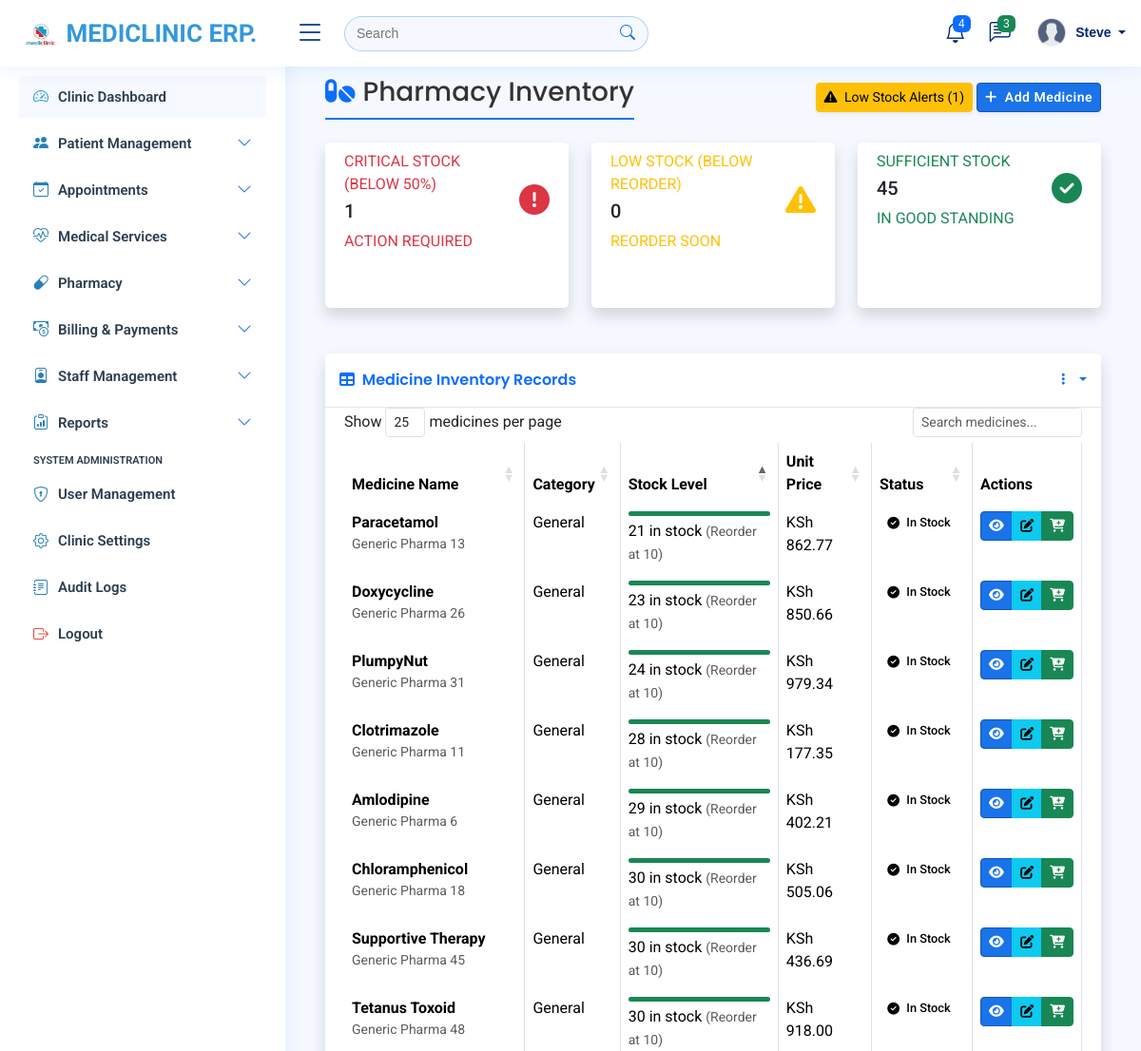
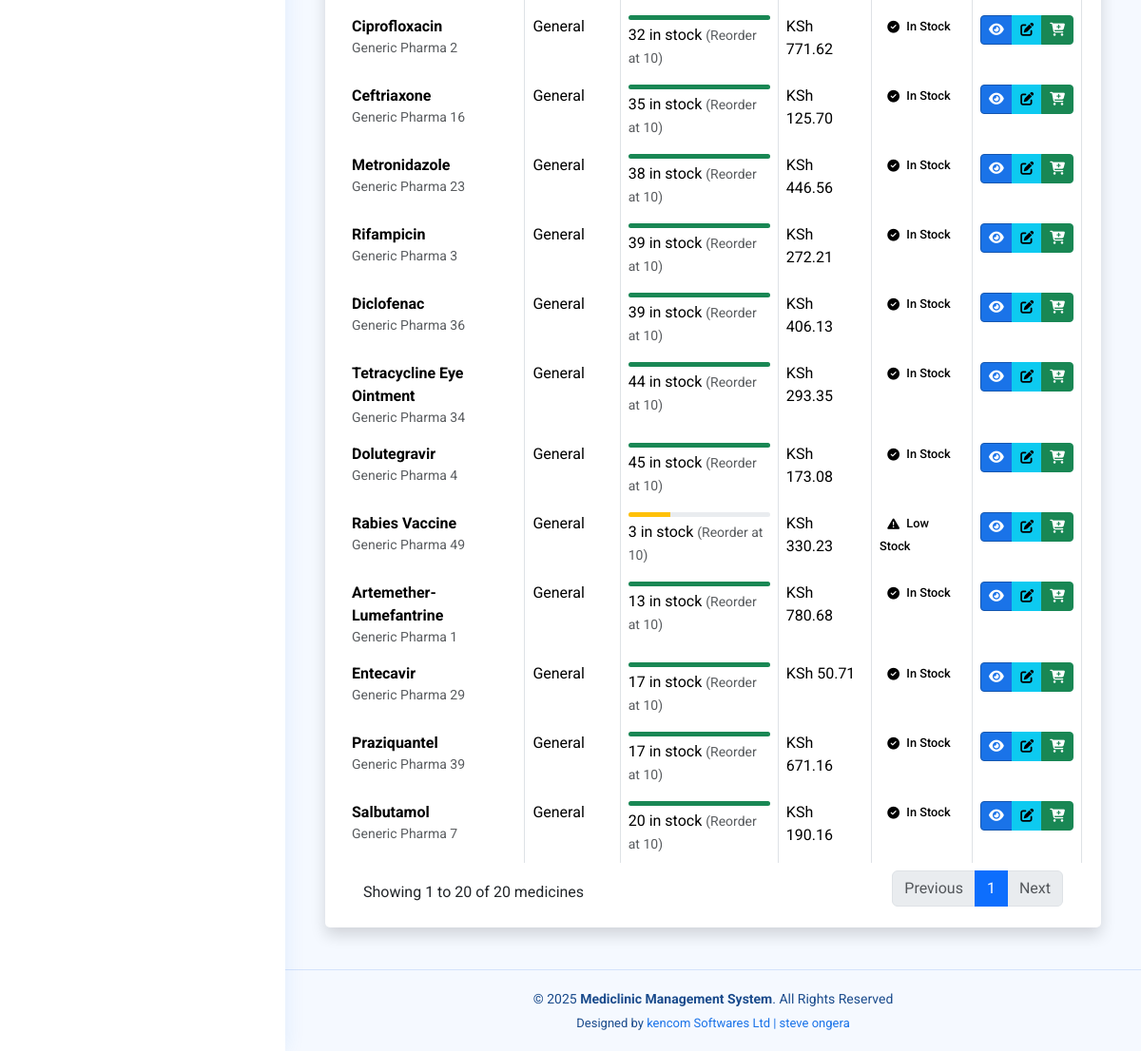
Page /medicines/ (signed in) on the earlier database version (2 pictures, top to bottom).
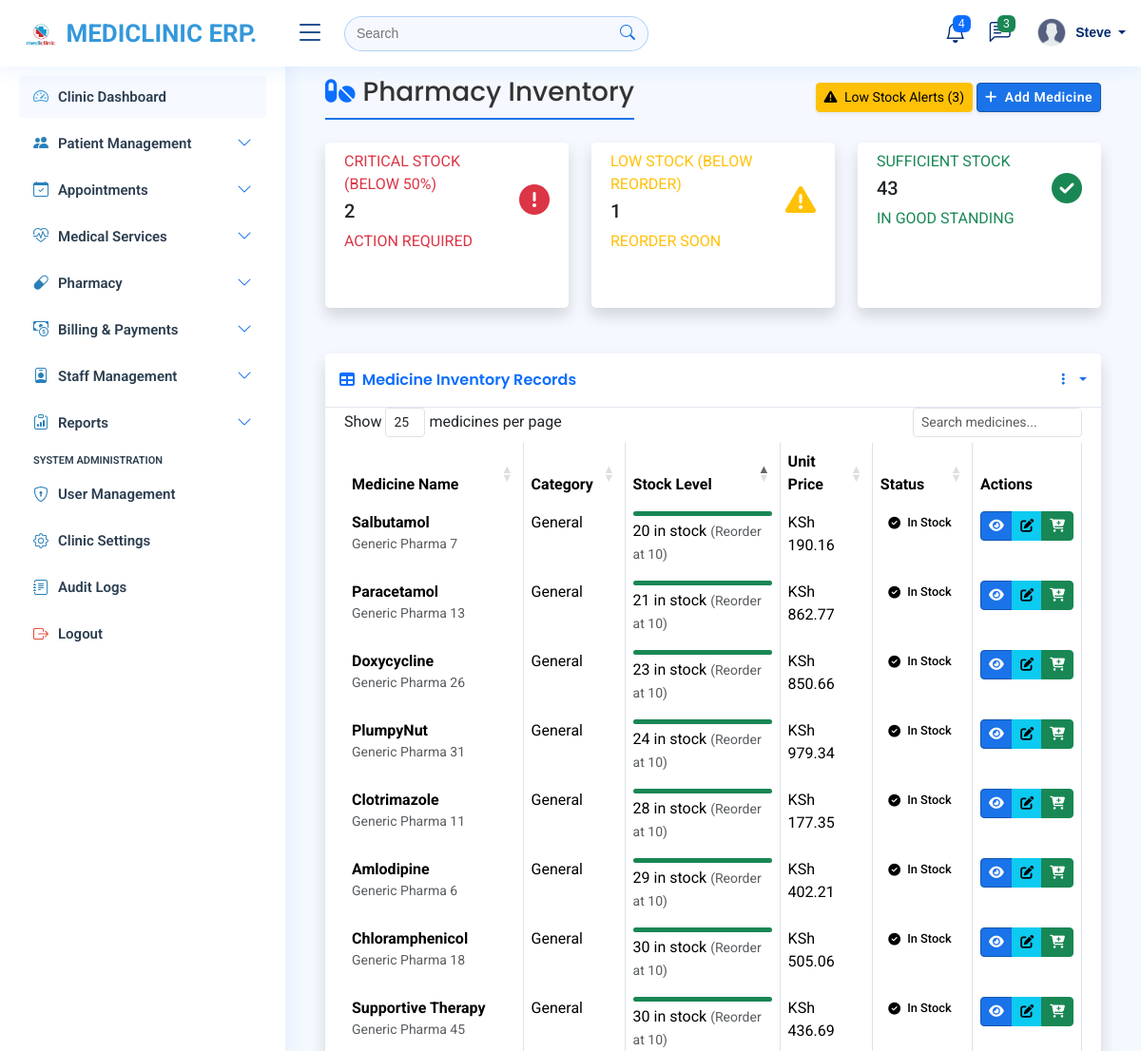
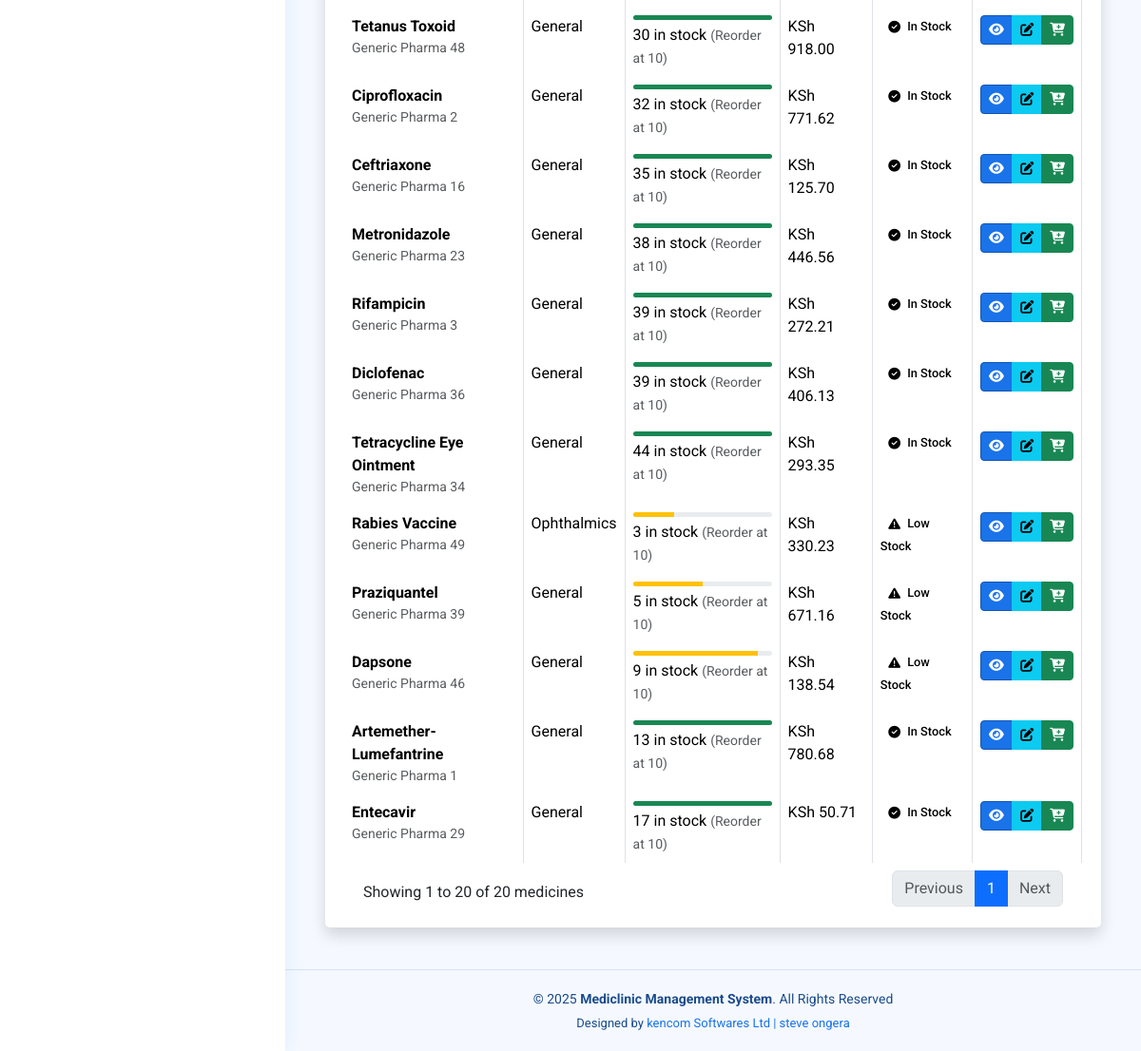
Same page on the later database version (2 pictures, top to bottom).
### myapplication/models.py (models this page shows, shortened)
class Medicine(models.Model):
    name = models.CharField(max_length=200)
    category = models.ForeignKey('MedicineCategory', on_delete=models.SET_NULL, null=True, blank=True)
    description = models.TextField(blank=True, null=True)
    quantity_in_stock = models.PositiveIntegerField(default=0)
    unit_price = models.DecimalField(max_digits=10, decimal_places=2)
    reorder_level = models.PositiveIntegerField(default=10)
    manufacturer = models.CharField(max_length=200, blank=True, null=True)
    expiry_date = models.DateField(blank=True, null=True)
    batch_number = models.CharField(max_length=100, blank=True, null=True)
    image = models.ImageField(upload_to='medicine_images/', blank=True, null=True)  # ✅ New field
    created_at = models.DateTimeField(auto_now_add=True)
    updated_at = models.DateTimeField(auto_now=True)
    @property
    def is_low_stock(self):
        return self.quantity_in_stock <= self.reorder_level

class MedicineCategory(models.Model):
    name = models.CharField(max_length=100)
    description = models.TextField(blank=True, null=True)
    def __str__(self):
        return self.name

### myapplication/views.py (the view)
# urls.py: path('medicines/', views.MedicineStockListView.as_view(), name='medicine_stock_list'),
class MedicineStockListView(ListView):
    model = Medicine
    template_name = 'medicines/stock_list.html'
    context_object_name = 'medicines'
    paginate_by = 20
    def get_queryset(self):
        return Medicine.objects.all().order_by('quantity_in_stock')
    def get_context_data(self, **kwargs):
        context = super().get_context_data(**kwargs)
        critical = Medicine.objects.filter(quantity_in_stock__lte=F('reorder_level')/2)
        warning = Medicine.objects.filter(
            quantity_in_stock__gt=F('reorder_level')/2,
            quantity_in_stock__lte=F('reorder_level')
        )
        sufficient = Medicine.objects.filter(quantity_in_stock__gt=F('reorder_level'))
        context.update({
            'critical_count': critical.count(),
            'warning_count': warning.count(),
            'sufficient_count': sufficient.count(),
        })
        return context

### templates/medicines/stock_list.html (shortened to what the changed rows need)
{% extends 'base/base.html' %}
{% load custom_filters %}
{% load static %}
{% block content %}
<link href="{% static 'vendor/datatables/dataTables.bootstrap4.min.css' %}" rel="stylesheet">
<div class="container-fluid">
    <div class="d-sm-flex align-items-center justify-content-between mb-4">
        <h1 class="h3 mb-0 text-gray-800">
            <i class="fas fa-pills text-primary me-2"></i>Pharmacy Inventory
        </h1>
        <div>
            <a href="{% url 'low_stock_medicines' %}" class="btn btn-sm btn-warning shadow-sm">
                <i class="fas fa-exclamation-triangle me-1"></i> Low Stock Alerts ({{ critical_count|add:warning_count }})
            </a>
            <a href="#" class="btn btn-sm btn-primary shadow-sm" data-toggle="modal" data-target="#addMedicineModal">
                <i class="fas fa-plus me-1"></i> Add Medicine
            </a>
        </div>
    </div>
    <div class="row mb-4">
        <div class="col-xl-4 col-md-6 mb-4">
            <div class="card border-left-danger shadow h-100 py-2">
                <div class="card-body">
                    <div class="row no-gutters align-items-center">
                        <div class="col mr-2">
                            <div class="text-xs font-weight-bold text-danger text-uppercase mb-1">
                                Critical Stock (Below 50%)</div>
                            <div class="h5 mb-0 font-weight-bold text-gray-800">{{ critical_count }}</div>
                            <div class="mt-2 text-xs">
                                <span class="text-danger font-weight-bold">ACTION REQUIRED</span>
                            </div>
                        </div>
                    </div>
                </div>
            </div>
        </div>
        <div class="col-xl-4 col-md-6 mb-4">
            <div class="card border-left-warning shadow h-100 py-2">
                <div class="card-body">
                    <div class="row no-gutters align-items-center">
                        <div class="col mr-2">
                            <div class="text-xs font-weight-bold text-warning text-uppercase mb-1">
                                Low Stock (Below Reorder)</div>
                            <div class="h5 mb-0 font-weight-bold text-gray-800">{{ warning_count }}</div>
                            <div class="mt-2 text-xs">
                                <span class="text-warning font-weight-bold">REORDER SOON</span>
                            </div>
                        </div>
                    </div>
                </div>
            </div>
        </div>
        <div class="col-xl-4 col-md-6 mb-4">
            <div class="card border-left-success shadow h-100 py-2">
                <div class="card-body">
                    <div class="row no-gutters align-items-center">
                        <div class="col mr-2">
                            <div class="text-xs font-weight-bold text-success text-uppercase mb-1">
                                Sufficient Stock</div>
                            <div class="h5 mb-0 font-weight-bold text-gray-800">{{ sufficient_count }}</div>
                            <div class="mt-2 text-xs">
                                <span class="text-success font-weight-bold">IN GOOD STANDING</span>
                            </div>
                        </div>
                    </div>
                </div>
            </div>
        </div>
    </div>
    <div class="card shadow mb-4">
        <div class="card-body">
            <div class="table-responsive">
                <table class="table table-bordered table-hover" id="medicineTable" width="100%" cellspacing="0">
                    <thead class="thead-light">
                        <tr>
                            <th>Medicine Name</th>
                            <th>Category</th>
                            <th>Stock Level</th>
                            <th>Unit Price</th>
                            <th>Status</th>
                            <th>Actions</th>
                        </tr>
                    </thead>
                    <tbody>
                        {% for medicine in medicines %}
                        <tr class="{% if medicine.quantity_in_stock <= medicine.reorder_level|divisibleby:2 %}stock-critical
                                  {% elif medicine.is_low_stock %}stock-warning
                                  {% else %}stock-good{% endif %}">
                            <td>
                                <strong>{{ medicine.name }}</strong>
                                {% if medicine.manufacturer %}
                                <div class="text-muted small">{{ medicine.manufacturer }}</div>
                                {% endif %}
                            </td>
                            <td>{{ medicine.category|default:"-" }}</td>
                            <td>
                                <div class="progress mb-1" style="height: 5px;">
                                    {% widthratio medicine.quantity_in_stock medicine.reorder_level 100 as stock_percent %}
                                    <div class="progress-bar
                                        {% if medicine.quantity_in_stock <= medicine.reorder_level|divisibleby:2 %}bg-danger
                                        {% elif medicine.is_low_stock %}bg-warning
                                        {% else %}bg-success{% endif %}"
                                        role="progressbar"
                                        style="width: {% if stock_percent > 100 %}100{% else %}{{ stock_percent }}{% endif %}%"
                                        aria-valuenow="{{ stock_percent }}"
                                        aria-valuemin="0"
                                        aria-valuemax="100">
                                    </div>
                                </div>
                                <div>
                                    {{ medicine.quantity_in_stock }} in stock
                                    <span class="text-muted small">(Reorder at {{ medicine.reorder_level }})</span>
                                </div>
                            </td>
                            <td class="font-weight-bold">KSh {{ medicine.unit_price }}</td>
                            <td>
                                {% if medicine.quantity_in_stock <= medicine.reorder_level|divisibleby:2 %}
                                <span class="status-badge badge-danger">
                                    <i class="fas fa-exclamation-circle me-1"></i> Critical
                                </span>
                                {% elif medicine.is_low_stock %}
                                <span class="status-badge badge-warning">
                                    <i class="fas fa-exclamation-triangle me-1"></i> Low Stock
                                </span>
                                {% else %}
                                <span class="status-badge badge-success">
                                    <i class="fas fa-check-circle me-1"></i> In Stock
                                </span>
                                {% endif %}
                            </td>
                            <td>
                                <div class="btn-group btn-group-sm" role="group">
                                    <a href="{% url 'medicine_detail' medicine.pk %}"
                                       class="btn btn-primary"
                                       data-toggle="tooltip"
                                       title="View Details">
                                        <i class="fas fa-eye"></i>
                                    </a>
                                    <a href="#"
                                       class="btn btn-info"
                                       data-toggle="tooltip"
                                       title="Edit Medicine">
                                        <i class="fas fa-edit"></i>
                                    </a>
                                    <a href="#"
                                       class="btn btn-success"
                                       data-toggle="tooltip"
                                       title="Restock">
                                        <i class="fas fa-cart-plus"></i>
                                    </a>
                                </div>
                            </td>
                        </tr>
                        {% endfor %}
                    </tbody>
                </table>
            </div>
        </div>
    </div>
</div>
{% endblock %}

Differences in the rows shown:
no longer on this page (row unchanged): Medicine: name "Dolutegravir", manufacturer "Generic Pharma 4", category "General", quantity_in_stock "45", reorder_level "10", unit_price "173.08", shows "In Stock"
changed Medicine "Rabies Vaccine": category "General" → "Ophthalmics"
changed Medicine "Praziquantel": quantity_in_stock "17" → "5"; quantity_in_stock "In Stock" → "Low Stock"; moves up the list
now on this page (row edited): Medicine: name "Dapsone", manufacturer "Generic Pharma 46", category "General", quantity_in_stock "9", reorder_level "10", unit_price "138.54", shows "Low Stock"
Other differences:
{{ critical_count|add:warning_count }}: "1" → "3"
{{ critical_count }}: "1" → "2"
{{ warning_count }}: "0" → "1"
{{ sufficient_count }}: "45" → "43"
